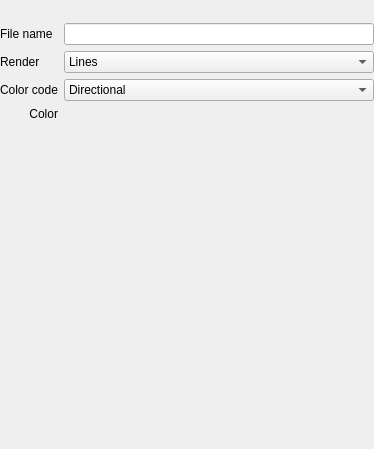
<?xml version="1.0" encoding="UTF-8"?>
<ui version="4.0">
 <class>PanelODF</class>
 <widget class="QScrollArea" name="PanelODF">
  <property name="geometry">
   <rect>
    <x>0</x>
    <y>0</y>
    <width>374</width>
    <height>449</height>
   </rect>
  </property>
  <property name="windowTitle">
   <string>ScrollArea</string>
  </property>
  <property name="frameShape">
   <enum>QFrame::NoFrame</enum>
  </property>
  <property name="widgetResizable">
   <bool>true</bool>
  </property>
  <widget class="QWidget" name="scrollAreaWidgetContents">
   <property name="geometry">
    <rect>
     <x>0</x>
     <y>0</y>
     <width>374</width>
     <height>449</height>
    </rect>
   </property>
   <layout class="QVBoxLayout" name="verticalLayout">
    <property name="leftMargin">
     <number>0</number>
    </property>
    <property name="topMargin">
     <number>0</number>
    </property>
    <property name="rightMargin">
     <number>0</number>
    </property>
    <property name="bottomMargin">
     <number>0</number>
    </property>
    <item>
     <layout class="QVBoxLayout" name="verticalLayoutToolbar">
      <property name="spacing">
       <number>0</number>
      </property>
      <property name="leftMargin">
       <number>0</number>
      </property>
      <property name="bottomMargin">
       <number>0</number>
      </property>
      <item>
       <widget class="QToolBar" name="toolbar">
        <property name="iconSize">
         <size>
          <width>24</width>
          <height>24</height>
         </size>
        </property>
        <property name="floatable">
         <bool>false</bool>
        </property>
       </widget>
      </item>
     </layout>
    </item>
    <item>
     <layout class="QGridLayout" name="gridLayout">
      <property name="verticalSpacing">
       <number>6</number>
      </property>
      <item row="2" column="1">
       <widget class="QComboBox" name="comboBoxRenderRep">
        <item>
         <property name="text">
          <string>Lines</string>
         </property>
        </item>
        <item>
         <property name="text">
          <string>Tubes (Slow!)</string>
         </property>
        </item>
       </widget>
      </item>
      <item row="5" column="1">
       <spacer name="verticalSpacer_2">
        <property name="orientation">
         <enum>Qt::Vertical</enum>
        </property>
        <property name="sizeType">
         <enum>QSizePolicy::Fixed</enum>
        </property>
        <property name="sizeHint" stdset="0">
         <size>
          <width>5</width>
          <height>5</height>
         </size>
        </property>
       </spacer>
      </item>
      <item row="4" column="1">
       <layout class="QHBoxLayout" name="horizontalLayout">
        <item>
         <widget class="QtColorPicker" name="colorPickerSolidColor" native="true"/>
        </item>
        <item>
         <spacer name="horizontalSpacer">
          <property name="orientation">
           <enum>Qt::Horizontal</enum>
          </property>
          <property name="sizeHint" stdset="0">
           <size>
            <width>0</width>
            <height>0</height>
           </size>
          </property>
         </spacer>
        </item>
       </layout>
      </item>
      <item row="3" column="1">
       <widget class="QComboBox" name="comboBoxColorCode">
        <item>
         <property name="text">
          <string>Directional</string>
         </property>
        </item>
        <item>
         <property name="text">
          <string>Solid Color</string>
         </property>
        </item>
        <item>
         <property name="text">
          <string>Embedded Color</string>
         </property>
        </item>
       </widget>
      </item>
      <item row="2" column="0">
       <widget class="QLabel" name="label_2">
        <property name="text">
         <string>Render</string>
        </property>
       </widget>
      </item>
      <item row="1" column="0">
       <widget class="QLabel" name="labelFileName">
        <property name="text">
         <string>File name</string>
        </property>
       </widget>
      </item>
      <item row="3" column="0">
       <widget class="QLabel" name="label">
        <property name="text">
         <string>Color code</string>
        </property>
       </widget>
      </item>
      <item row="1" column="1">
       <widget class="QLineEdit" name="lineEditFileName">
        <property name="readOnly">
         <bool>true</bool>
        </property>
       </widget>
      </item>
      <item row="4" column="0">
       <widget class="QLabel" name="labelSolidColor">
        <property name="text">
         <string>Color</string>
        </property>
        <property name="alignment">
         <set>Qt::AlignRight|Qt::AlignTrailing|Qt::AlignVCenter</set>
        </property>
       </widget>
      </item>
     </layout>
    </item>
    <item>
     <spacer name="verticalSpacer">
      <property name="orientation">
       <enum>Qt::Vertical</enum>
      </property>
      <property name="sizeHint" stdset="0">
       <size>
        <width>0</width>
        <height>240</height>
       </size>
      </property>
     </spacer>
    </item>
   </layout>
  </widget>
 </widget>
 <customwidgets>
  <customwidget>
   <class>QtColorPicker</class>
   <extends>QWidget</extends>
   <header>qtcolorpicker.h</header>
   <container>1</container>
   <slots>
    <signal>colorChanged(QColor)</signal>
    <signal>currentColorChanged(QColor)</signal>
   </slots>
  </customwidget>
 </customwidgets>
 <resources/>
 <connections/>
</ui>
